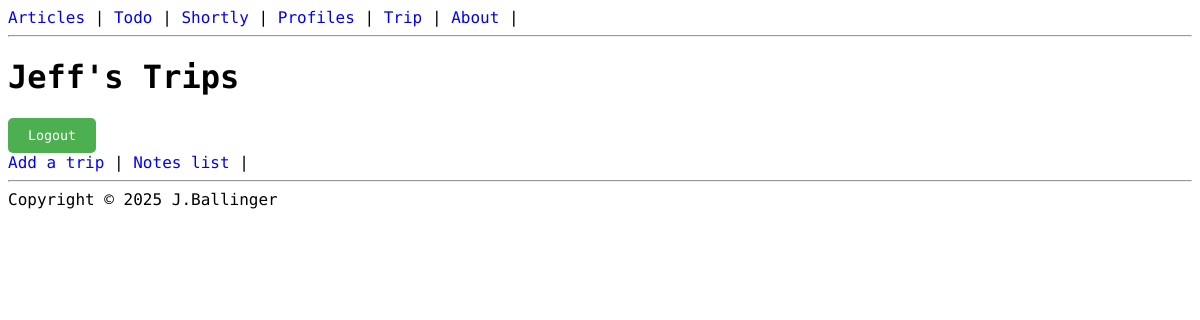
Before: /trip/list/ (signed in) with the older database file.
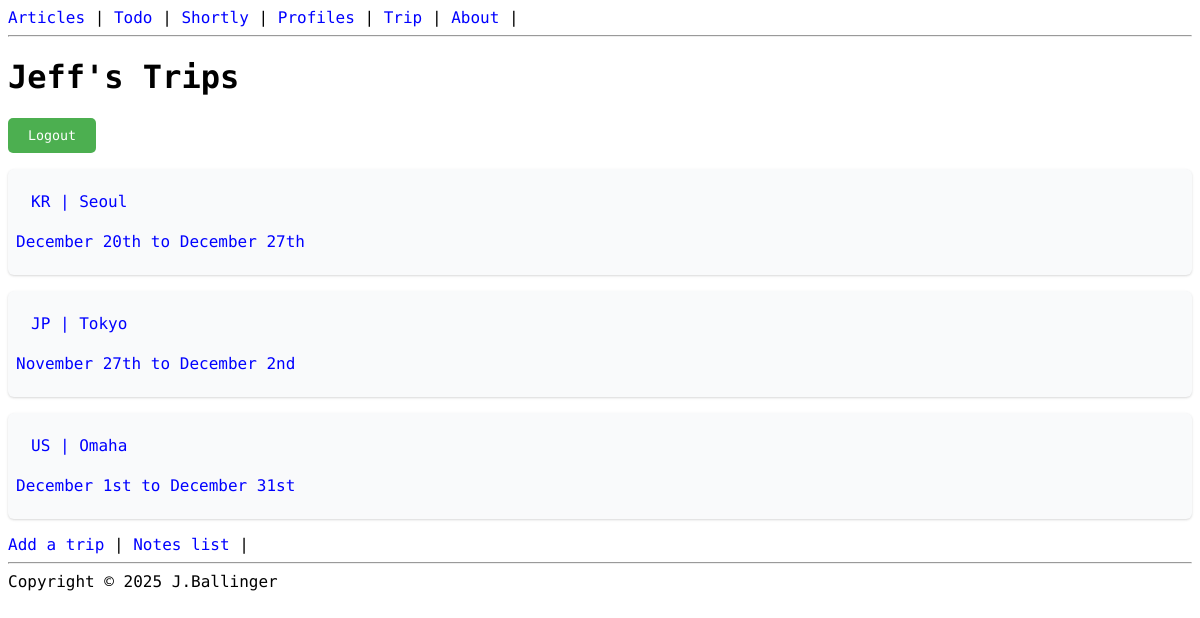
After: the same page with the newer database file.
### trip/models.py (models this page shows, shortened)
class Trip(models.Model):
    city = models.CharField(max_length=50)
    country = models.CharField(max_length=2)
    start_date = models.DateField(blank=True, null=True)
    end_date = models.DateField(blank=True, null=True)
    owner = models.ForeignKey(User, on_delete=models.CASCADE, related_name = 'trips')

### trip/views.py (the view)
# urls.py: path("list/", trips_list, name='trip_list'),
@login_required
def trips_list(request):
  trips = Trip.objects.filter(owner=request.user)
  context = {
    'trips': trips
  }
  return render(request, 'trip/trip_list.html', context)

### templates/trip/trip_list.html (shortened to what this page needs)
{% extends "base.html" %}
{% block content %}
    {% if user.is_authenticated %}
      <h1>{{user|capfirst}}'s Trips</h1>
      <form method="POST" action="{% url 'logout' %}">
        <button type="submit">Logout</button>
      </form>
    {% for trip in trips %}
      <div class="trip-list">
        <a href="{% url 'trip_detail' trip.pk %}">
          <p class="list-item">
            {{trip.country}} | {{trip.city}}
          </p>
          <p>
            {% if trip.start_date %}
              {{ trip.start_date|date:"F jS" }}
            {% else %}
              TBA
            {% endif %}
            to
            {% if trip.end_date %}
              {{ trip.end_date|date:"F jS" }}
            {% else %}
              TBA
            {% endif %}
          </p>
        </a>
      </div>
    {% endfor %}
    <a href="{% url 'trip_create' %}">Add a trip</a> |
    <a href="{% url 'note_list' %}">Notes list</a> |
    {% else %}
      <p>Please <a href=" {% url 'login' %}">Login</a></p>
    {% endif %}
{% endblock content %}

Changed rows visible on the page:
added Trip: country "KR", city "Seoul", start_date "December 20th", end_date "December 27th"
added Trip: country "JP", city "Tokyo", start_date "November 27th", end_date "December 2nd"
added Trip: country "US", city "Omaha", start_date "December 1st", end_date "December 31st"
